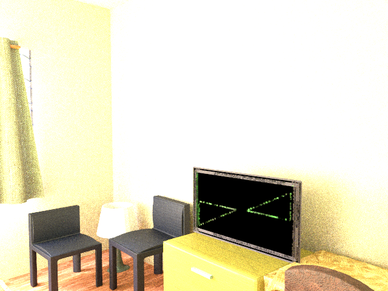
#> input picture Labs/F/Lab_exams/Model-B Fall2023_fares/Q1.png, 388 x 291 px, shrunk from 640 x 480 before the run
$ jupyter execute IPLE_C_Fall2023_Model_B.ipynb   (shell and % lines are left out)
#> lines starting #> are read from the running program, lines starting #| are printed output that depends on the picture; after the words box and inside, x2 and y2 are one past the last pixel; in counts of white or black regions, pixels touching at a corner belong together
### Labs/F/Lab_exams/Model-B Fall2023_fares/commonfunctions.py


import skimage.io as io
import matplotlib.pyplot as plt
import numpy as np
from skimage.exposure import histogram
from matplotlib.pyplot import bar
from skimage.color import rgb2gray,rgb2hsv

# Convolution:
from scipy.signal import convolve2d
from scipy import fftpack
import math

from skimage.util import random_noise
from skimage.filters import median
from skimage.feature import canny

from mpl_toolkits.mplot3d import Axes3D  # noqa: F401 unused import

import matplotlib.pyplot as plt
from matplotlib import cm
from matplotlib.ticker import LinearLocator, FormatStrFormatter
import numpy as np

# Edges
from skimage.filters import sobel_h, sobel, sobel_v,roberts, prewitt

# Show the figures / plots inside the notebook
def show_images(images,titles=None):
    #This function is used to show image(s) with titles by sending an array of images and an array of associated titles.
    # images[0] will be drawn with the title titles[0] if exists
    # You aren't required to understand this function, use it as-is.
    n_ims = len(images)
    if titles is None: titles = ['(%d)' % i for i in range(1,n_ims + 1)]
    fig = plt.figure()
    n = 1
    for image,title in zip(images,titles):
        a = fig.add_subplot(1,n_ims,n)
        if image.ndim == 2:
            plt.gray()
        plt.imshow(image)
        a.set_title(title)
        plt.axis('off')
        n += 1
    fig.set_size_inches(np.array(fig.get_size_inches()) * n_ims)
    plt.show()


# [35 lines left out: functions show_3d_image, show_3d_image_filtering_in_freq, not called in this run]


def showHist(img):
    # An "interface" to matplotlib.axes.Axes.hist() method
    plt.figure()
    imgHist = histogram(img, nbins=256)

    bar(imgHist[1].astype(np.uint8), imgHist[0], width=0.8, align='center')

### Labs/F/Lab_exams/Model-B Fall2023_fares/IPLE_C_Fall2023_Model_B.ipynb
[cell 1]
from commonfunctions import *
import numpy as np
import skimage
import skimage.io as io
import matplotlib.pyplot as plt
from skimage import filters, feature
from skimage.color import rgb2gray
from skimage.morphology import binary_erosion, binary_dilation, binary_closing, binary_opening, skeletonize, thin
from skimage.measure import find_contours
from skimage.draw import rectangle
import cv2 as cv

# Convolution:
from scipy.signal import convolve2d
from scipy import fftpack
import math

# Show the figures / plots inside the notebook

[cell 2]
q1 = io.imread('./Q1.png')[:, :, :3]
q1_guassian = skimage.filters.gaussian(q1)
q1_median = skimage.filters.median(q1)
q1_eq = skimage.exposure.equalize_adapthist(q1)
q1_gamma = skimage.exposure.adjust_gamma(q1, gamma=0.5)
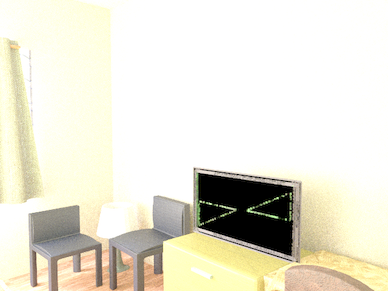
#> q1_gamma: shape (291, 388, 3); mean R, G, B 231.9, 228.8, 214
show_images([q1, q1_guassian, q1_median, q1_eq, q1_gamma], ['Original', 'Gaussian', 'Median', 'Histogram Equalization', 'Gamma Correction'])
#> in show_images, `n_ims = len(images)`: n_ims = 5
#> the loop in show_images, `for image,title in zip(images,titles):` made 5 passes
#> title on passes 1 to 5: 'Original', 'Gaussian', 'Median', 'Histogram Equalization', 'Gamma Correction'
#> after the loop in show_images, `for image,title in zip(images,titles):`: n = 6

[cell 3]
def clean_lines(lines):
    clean_lines = []

    for i in range(len(lines)):
        x1, y1, x2, y2 = lines[i][0]
        keep_line = False
        for j in range(len(lines)):
            if i == j:
                continue
            x3, y3, x4, y4 = lines[j][0]
            m1 = (y2 - y1) / (x2 - x1) if (x2 - x1) != 0 else float('inf')
            m2 = (y4 - y3) / (x4 - x3) if (x4 - x3) != 0 else float('inf')
            if abs(m1 - m2) < 1e-3:
                continue

            vec1 = np.array([x2 - x1, y2 - y1])
            vec2 = np.array([x4 - x3, y4 - y3])

            angle = np.arccos(np.dot(vec1, vec2) / (np.linalg.norm(vec1) * np.linalg.norm(vec2))) * 180 / np.pi

            if 40 >= angle <= 60:
                keep_line = True
                break

        if keep_line:
            clean_lines.append(lines[i])

    return clean_lines

image = cv.imread('./Q2.png', cv.IMREAD_GRAYSCALE)
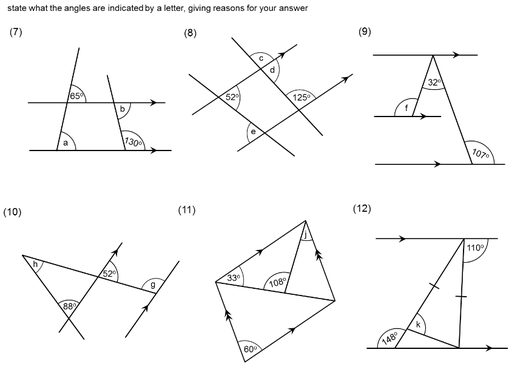
#> input picture Labs/F/Lab_exams/Model-B Fall2023_fares/Q2.png, 523 x 375 px, shrunk from 862 x 618 before the run
#> image is the input picture: shape (375, 523); min 0, max 255, mean 248.1
image_dilated = skimage.feature.canny(image, sigma=1)
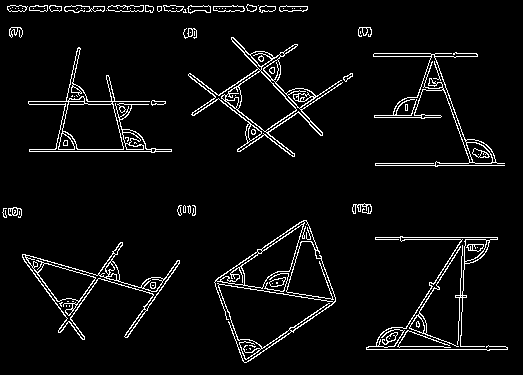
#> image_dilated: shape (375, 523) bool; 5% white in thin lines or dots
image_dilated = binary_dilation(image_dilated, np.ones((3, 3)))
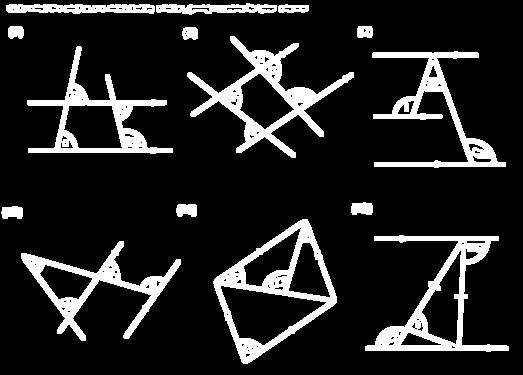
#> image_dilated: shape (375, 523) bool; 13.7% white; 15 white regions, largest, box (x1, y1, x2, y2) and area: (187, 36, 354, 158) 4487, (213, 219, 337, 364) 4351, (365, 235, 509, 352) 4121

lines = cv.HoughLinesP(image_dilated.astype(np.uint8), 1, np.pi / 180, threshold=50, minLineLength=100, maxLineGap=5)
#> lines = 31 rows, first 6: [28, 148, 155, 153], [6, 10, 308, 10], [6, 5, 308, 5], [6, 7, 308, 7], [6, 9, 308, 9], [7, 11, 307, 11]
lines = clean_lines(lines)
#> the loop in clean_lines, `for i in range(len(lines)):` made 31 passes
#> (x1, y1, x2, y2) on passes 1 to 12: (28, 148, 155, 153), (6, 10, 308, 10), (6, 5, 308, 5), (6, 7, 308, 7), (6, 9, 308, 9), (7, 11, 307, 11), (28, 105, 166, 101), (6, 6, 308, 6), (27, 102, 166, 100), (39, 148, 172, 150), (374, 238, 498, 236), (42, 264, 159, 291)
#> after the loop in clean_lines, `for i in range(len(lines)):`: clean_lines = 31 items, first 6: [[28, 148, 155, 153]], [[6, 10, 308, 10]], [[6, 5, 308, 5]], [[6, 7, 308, 7]], [[6, 9, 308, 9]], [[7, 11, 307, 11]]
#> lines has the same summary as clean_lines in clean_lines

result_image = cv.cvtColor(image, cv.COLOR_GRAY2BGR)
for line in lines:
    x1, y1, x2, y2 = line[0]
    cv.line(result_image, (x1, y1), (x2, y2), (0, 0, 255), 2)
#> this loop made 31 passes
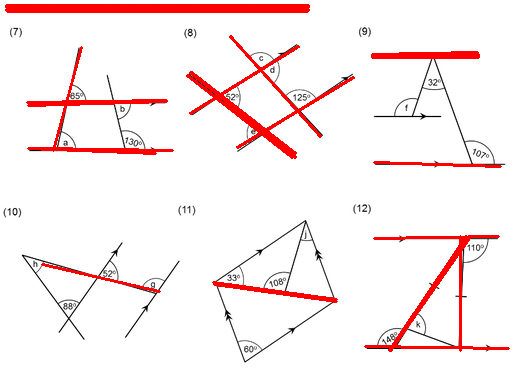
#> result_image: shape (375, 523, 3); 5.43% of pixels changed, all inside (x1, y1, x2, y2) = (5, 4, 510, 352)

show_images([image, image_dilated, result_image], ['Edges', 'Dilated', 'Detected Lines and Intersections'])
#> the loop in show_images (call 2), `for image,title in zip(images,titles):` made 3 passes

[cell 4]
q3 = io.imread('./Q3.png')[:, :, :3]
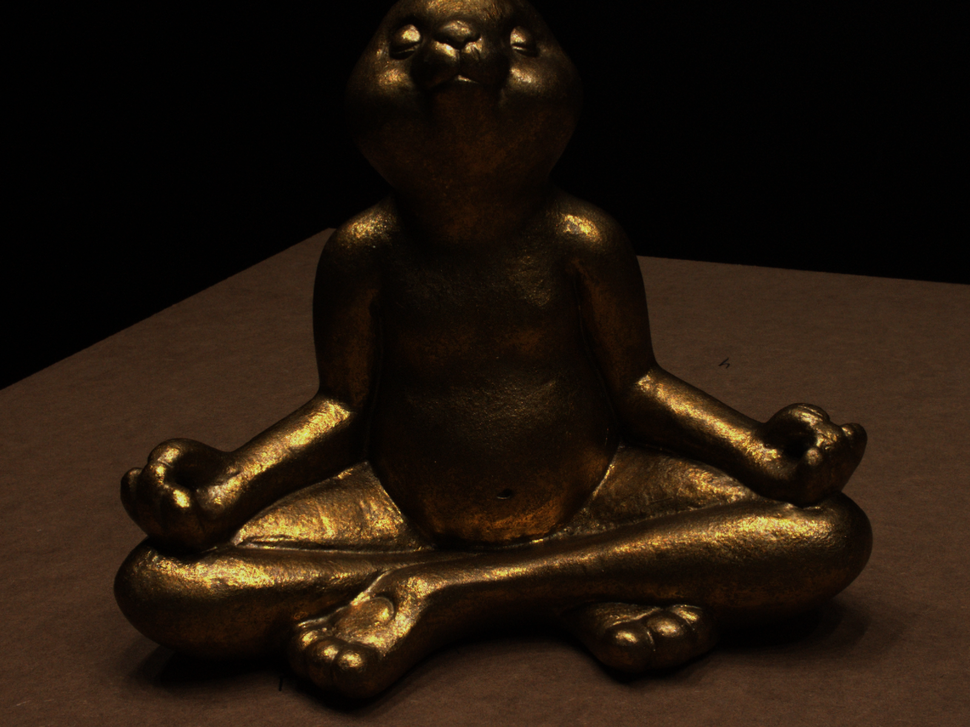
#> input picture Labs/F/Lab_exams/Model-B Fall2023_fares/Q3.png, 970 x 727 px, shrunk from 1600 x 1200 before the run
q3_equ = skimage.exposure.adjust_gamma(q3, gamma=0.5)
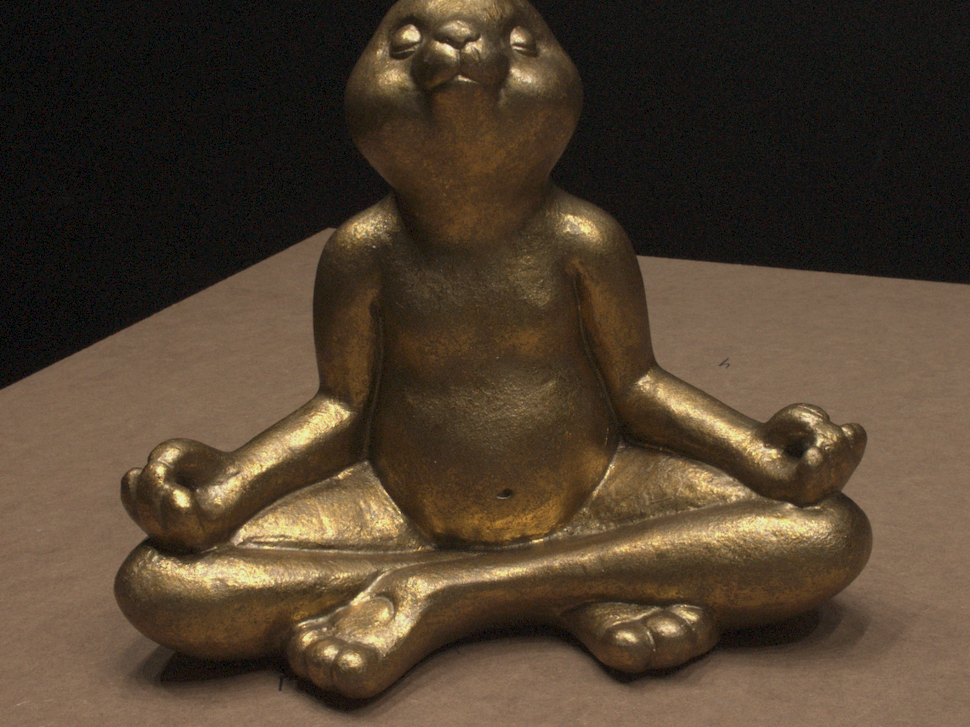
#> q3_equ: shape (727, 970, 3); mean R, G, B 78.9, 63.4, 46.7

threshold = skimage.filters.threshold_minimum(rgb2gray(q3_equ))
#> threshold = 0.314

R = q3_equ[:, :, 0]
G = q3_equ[:, :, 1]
B = q3_equ[:, :, 2]

dist = np.sqrt(R**2 + G**2 + B**2)
print(dist)
#> (printed output is left out)
mask = dist >  10
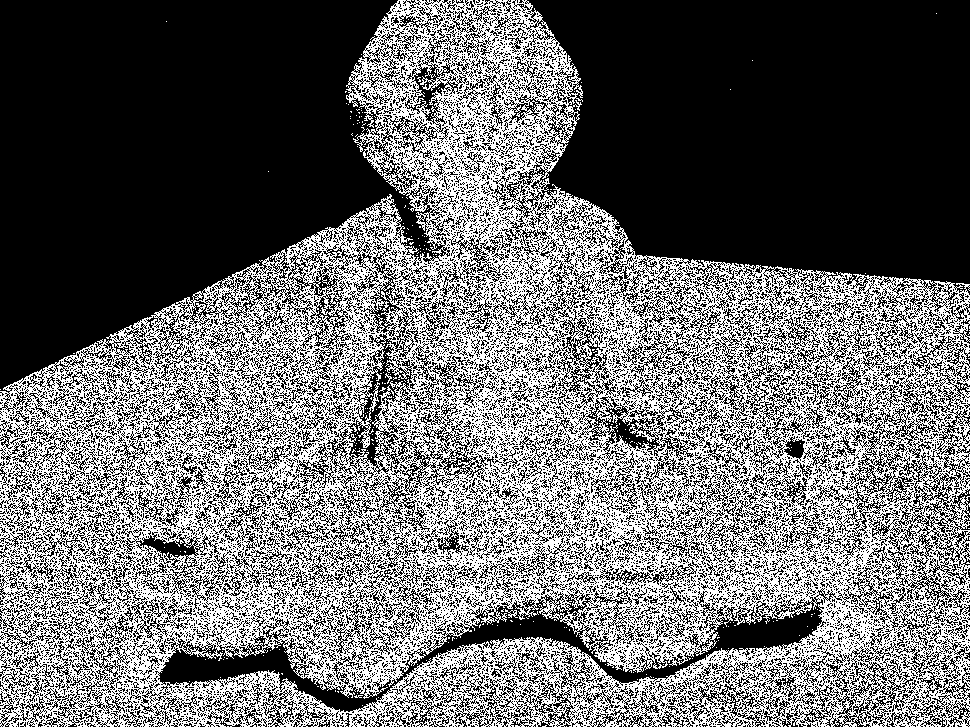
#> mask: shape (727, 970) bool; 42.3% white in thin lines or dots
mask = binary_closing(mask, np.ones((7, 7)))
#> mask: shape (727, 970) bool; 68.1% white; 12 black regions, largest, box (x1, y1, x2, y2) and area: (0, 0, 423, 388) 110334, (531, 0, 970, 284) 105222, (160, 650, 364, 711) 3768
mask2 = rgb2gray(q3_equ) < threshold
#> mask2: shape (727, 970) bool; 61.8% white; 504 black regions (470 under 20 px), largest, box (x1, y1, x2, y2) and area: (0, 228, 970, 727) 193484, (133, 452, 846, 673) 46152, (196, 397, 354, 514) 5618
#mask2 = binary_closing(mask2, np.ones((27, 27)))

result = binary_closing((mask & mask2), np.ones((27, 27)))
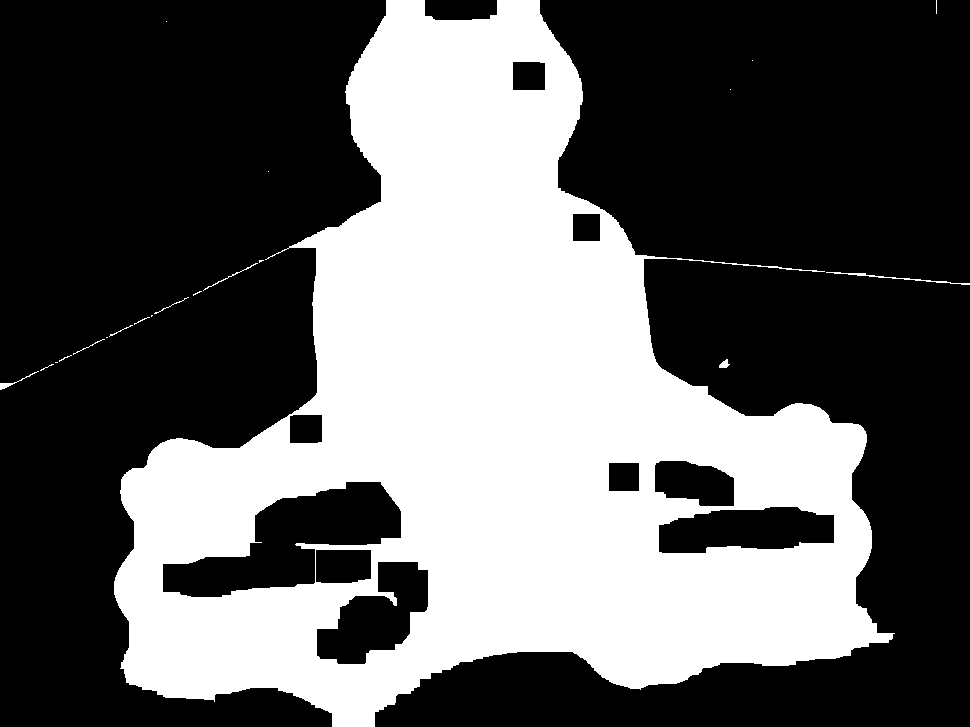
#> result: shape (727, 970) bool; 38.2% white; 21 white regions (12 under 20 px), largest, box (x1, y1, x2, y2) and area: (114, 0, 895, 727) 268808, (826, 272, 970, 285) 232, (0, 371, 39, 390) 94
show_images([q3, q3_equ, mask, mask2, result], ['Original', 'Gamma Correction (Gamma)', 'Mask', 'Min Thresholding', 'result_image'])

[cell 5]
sum = 0
for i in range(255):
    x = i
    sum = sum + x + 256

rem_in_gray = 256
color = 0
image = np.zeros((int(sum/255), 255))
for x in range(image.shape[0]):
    for y in range(image.shape[1]):
        image[x][y] = color
        rem_in_gray -= 1
        if (rem_in_gray == 0):
            color += 1
            rem_in_gray = 256 + color


show_images([image])
showHist(image)
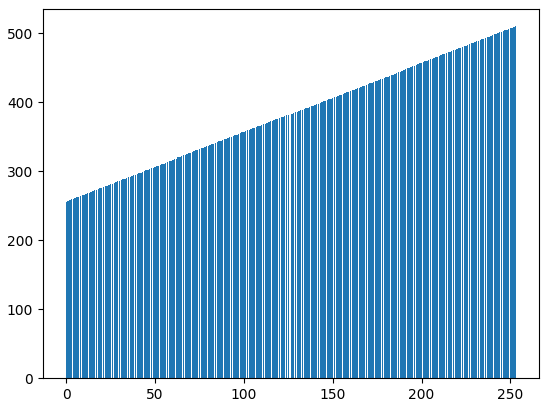
#> figure drawn by matplotlib, 1 panel; tallest bar 510 high, from x = 252.6 to 253.4
